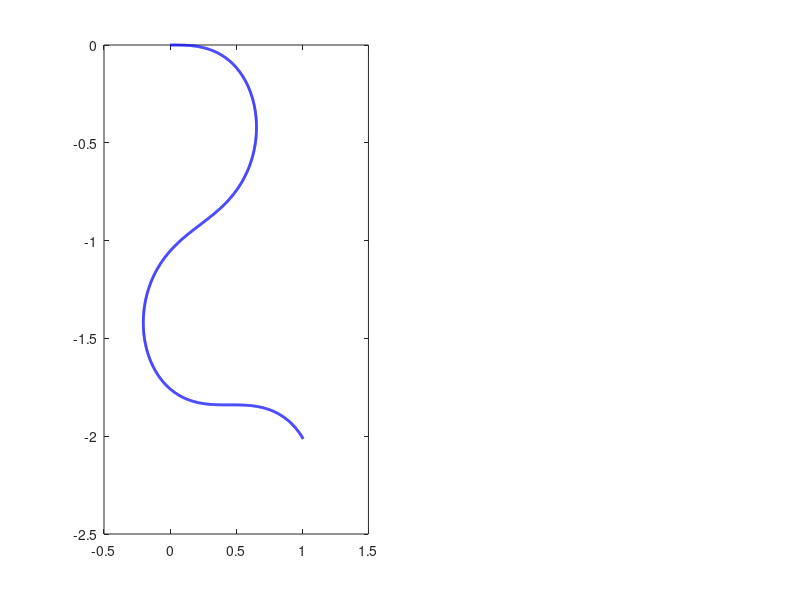

This chart was generated by the following MATLAB code: (Note: this script raises an error after producing the figure.)
%% step2_robot_kinematics.m
% LEARNING OBJECTIVE: Understand how differential drive robots move

clc; clear; close all;

fprintf('═══════════════════════════════════════════════════════════\n');
fprintf('   STEP 2: DIFFERENTIAL DRIVE ROBOT KINEMATICS\n');
fprintf('═══════════════════════════════════════════════════════════\n\n');

%% Robot Parameters (Explain each to students)
robot.wheel_radius = 0.05;    % 5 cm wheels
robot.wheel_base = 0.3;       % 30 cm between wheels
robot.max_speed = 10;         % max wheel angular velocity (rad/s)

fprintf('Robot Parameters:\n');
fprintf('  Wheel Radius (r): %.2f m\n', robot.wheel_radius);
fprintf('  Wheel Base (L):   %.2f m\n', robot.wheel_base);
fprintf('  Max Wheel Speed:  %.1f rad/s\n\n', robot.max_speed);

%% Simulation Setup
dt = 0.01;          % Time step (10 ms)
t_final = 15;       % Simulation duration
t = 0:dt:t_final;   % Time vector
N = length(t);      % Number of time steps

% Initialize state: [x, y, theta]
state = zeros(N, 3);
state(1,:) = [0, 0, 0];  % Start at origin, facing +X

%% Define Motion Pattern (Students can modify this!)
fprintf('Select motion pattern:\n');
fprintf('  1 - Straight Line\n');
fprintf('  2 - Circle (Left Turn)\n');
fprintf('  3 - Circle (Right Turn)\n');
fprintf('  4 - S-Curve\n');
fprintf('  5 - Square Path\n\n');

pattern = 4;  % Change this value (1-5)
fprintf('Using Pattern %d\n\n', pattern);

% Generate wheel velocities based on pattern
omega_L = zeros(N, 1);  % Left wheel angular velocity
omega_R = zeros(N, 1);  % Right wheel angular velocity

switch pattern
    case 1  % Straight line
        omega_L(:) = 5;
        omega_R(:) = 5;
        
    case 2  % Circle (left turn)
        omega_L(:) = 3;
        omega_R(:) = 6;
        
    case 3  % Circle (right turn)
        omega_L(:) = 6;
        omega_R(:) = 3;
        
    case 4  % S-Curve
        omega_L = 5 + 2*sin(0.5*t');
        omega_R = 5 - 2*sin(0.5*t');
        
    case 5  % Square (approximate)
        segment_time = t_final / 8;
        for i = 1:N
            segment = floor(t(i) / segment_time);
            if mod(segment, 2) == 0  % Straight
                omega_L(i) = 5;
                omega_R(i) = 5;
            else  % Turn
                omega_L(i) = -3;
                omega_R(i) = 3;
            end
        end
end

%% Main Simulation Loop
fprintf('Running simulation...\n');

velocity_log = zeros(N, 2);  % [v, omega] log

for k = 1:N-1
    % Current state
    x = state(k, 1);
    y = state(k, 2);
    theta = state(k, 3);
    
    % ═════════════════════
    % KINEMATIC EQUATIONS
    % ═════════════════════
    
    % Convert wheel angular velocities to linear velocities
    v_L = robot.wheel_radius * omega_L(k);  % Left wheel linear velocity
    v_R = robot.wheel_radius * omega_R(k);  % Right wheel linear velocity
    
    % Robot velocities (at center point)
    v = (v_R + v_L) / 2;                    % Linear velocity
    omega = (v_R - v_L) / robot.wheel_base; % Angular velocity
    
    velocity_log(k,:) = [v, omega];
    
    % State derivatives (how position changes)
    x_dot = v * cos(theta);
    y_dot = v * sin(theta);
    theta_dot = omega;
    
    % Euler integration (update state)
    state(k+1, 1) = x + x_dot * dt;
    state(k+1, 2) = y + y_dot * dt;
    state(k+1, 3) = theta + theta_dot * dt;
end

fprintf('Simulation complete!\n\n');

%% Visualization
figure('Name', 'Step 2: Robot Kinematics', 'Position', [100 100 1200 500]);

% Plot 1: Trajectory
subplot(1, 2, 1);
plot(state(:,1), state(:,2), 'b-', 'LineWidth', 2);
hold on;

% Draw robot at intervals
draw_interval = floor(N/15);
for k = 1:draw_interval:N
    drawRobot(state(k,1), state(k,2), state(k,3), robot.wheel_base/2, [0.2 0.6 1]);
end

% Mark start and end
plot(state(1,1), state(1,2), 'go', 'MarkerSize', 15, 'MarkerFaceColor', 'g');
plot(state(end,1), state(end,2), 'rs', 'MarkerSize', 15, 'MarkerFaceColor', 'r');

xlabel('X Position (m)', 'FontSize', 12);
ylabel('Y Position (m)', 'FontSize', 12);
title('Robot Trajectory', 'FontSize', 14);
axis equal; grid on;
legend('Path', 'Robot Pose', 'Start', 'End', 'Location', 'best');

% Plot 2: Velocities over time
subplot(1, 2, 2);
yyaxis left
plot(t, velocity_log(:,1), 'b-', 'LineWidth', 1.5);
ylabel('Linear Velocity v (m/s)', 'FontSize', 12);
ylim([min(velocity_log(:,1))-0.1, max(velocity_log(:,1))+0.1]);

yyaxis right
plot(t, velocity_log(:,2), 'r-', 'LineWidth', 1.5);
ylabel('Angular Velocity ω (rad/s)', 'FontSize', 12);

xlabel('Time (s)', 'FontSize', 12);
title('Velocity Commands', 'FontSize', 14);
grid on;
legend('Linear v', 'Angular ω', 'Location', 'best');

sgtitle('STEP 2: Differential Drive Kinematics', 'FontSize', 16, 'FontWeight', 'bold');

%% Display Key Equations
fprintf('═══════════════════════════════════════════════════════════\n');
fprintf('KEY EQUATIONS:\n');
fprintf('═══════════════════════════════════════════════════════════\n');
fprintf('  v = r(ωR + ωL)/2      Linear velocity\n');
fprintf('  ω = r(ωR - ωL)/L      Angular velocity\n');
fprintf('  ẋ = v·cos(θ)         X velocity\n');
fprintf('  ẏ = v·sin(θ)         Y velocity\n');
fprintf('  θ̇ = ω                Heading rate\n');
fprintf('═══════════════════════════════════════════════════════════\n');

%% Helper Function
function drawRobot(x, y, theta, size, color)
    % Draw triangle representing robot
    angles = theta + [0, 2.5, -2.5];
    px = x + size * cos(angles);
    py = y + size * sin(angles);
    fill(px, py, color, 'FaceAlpha', 0.7, 'EdgeColor', 'k');
end
